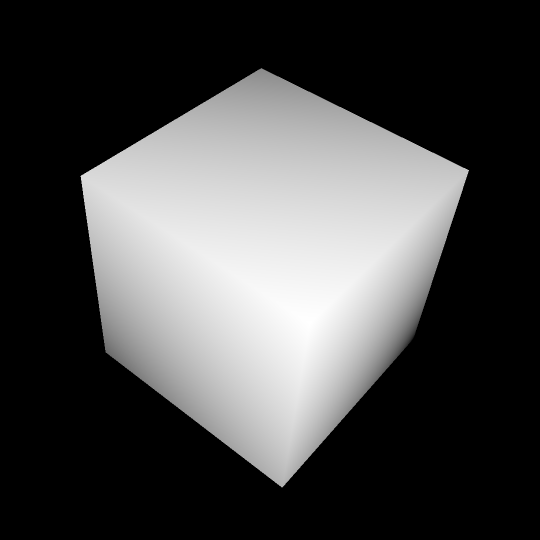
#> input picture assets/depthmap.png, 1080 x 1080 px (shown at 1/2 size)
$ python magic.py
#> lines starting #> are read from the running program, lines starting #| are printed output that depends on the picture
import os
import argparse
import numpy as np
import logging
import matplotlib.pyplot as plt
from math import floor

LOGLEVEL = os.environ.get('LOGLEVEL', 'WARNING').upper()
logging.basicConfig(level=LOGLEVEL)

plt.rcParams['figure.dpi'] = 150

def init_args():
    "Initializes command line arguments."
    parser = argparse.ArgumentParser(
                    prog='Autostereogram',
                    description='Creates an autostereogram from a depthmap and a pattern.',
                    epilog='Enjoy the program! :)')

    parser.add_argument('-p', '--pattern', type=str, default='assets/pattern.png')
    parser.add_argument('-d', '--depthmap', type=str, default='assets/depthmap.png')
    parser.add_argument('-s', '--shift', type=float, default=0.2)
    parser.add_argument('-c', '--columns', type=int, default=6)
    parser.add_argument('-i', '--invert', action='store_true')
    parser.add_argument('-o', '--output', type=str, default='result.png')
    return parser.parse_args()


def display(img, colorbar=False):
    "Displays an image."
    plt.figure(figsize=(10, 10))
    if len(img.shape) == 2:
        logging.info("Image is grayscale.")
        i = plt.imshow(img, cmap='gray')
    else:
        logging.info("Image is color.")
        # show color image
        i = plt.imshow(img)

    if colorbar:
        logging.info("Showing colorbar...")
        plt.colorbar(i, shrink=0.5, label='depth')

    logging.info("Showing tight layout...")
    plt.tight_layout()

def rescale(img, factor:float):
    "Rescales an image by a factor."
    rows = img.shape[0]
    cols = img.shape[1]
    new_rows = int(rows * factor)
    new_cols = int(cols * factor)
    return np.array([[img[int(r/factor), int(c/factor)] for c in range(new_cols)] for r in range(new_rows)])


def normalize(depthmap):
    "Normalizes values of depthmap to [0, 1] range."
    if depthmap.max() > depthmap.min():
        return (depthmap - depthmap.min()) / (depthmap.max() - depthmap.min())
    else:
        return depthmap

def histogram(img):
    counts, bins = np.histogram(img)
    plt.hist(bins[:-1], bins, weights=counts)

def autostereogram(depthmap, pattern, shift_amplitude=0.1, invert=False):
    "Creates an autostereogram from depthmap and pattern."
    depthmap = normalize(depthmap)
    if invert:
        depthmap = 1.0 - depthmap

    pattern_width = pattern.shape[1]
    autostereogram = np.zeros((*depthmap.shape, pattern.shape[2]), dtype=pattern.dtype)
    # row
    for r in np.arange(autostereogram.shape[0]):
        # column
        for c in np.arange(autostereogram.shape[1]):
            # autostereogram[r, c] = pattern[r % pattern.shape[0], c % pattern_width]
            # if column is within pattern, copy pattern
            if c < pattern_width:
                autostereogram[r, c] = pattern[r % pattern.shape[0], c]
            # else, shift pattern
            else:
                # shift is proportional to depthmap value
                shift = int(depthmap[r, c] * shift_amplitude * pattern_width)
                # copy shifted pattern from the previous column
                autostereogram[r, c] = autostereogram[r, c - pattern_width + shift]

    return autostereogram

def load_file(filename):
    "Loads a depthmap from a file."
    return plt.imread(filename)

def save_file(filename, img):
    "Saves an image to a file."
    plt.imsave(filename, img)

try:
    args = init_args()

    depthmap = load_file(args.depthmap)[:, :, 0]
#> in load_file, returned value is the input picture: shape (1080, 1080, 3) float32; min 0, max 1, mean 0.282
    depthmap_width = depthmap.shape[1]
#> depthmap_width = 1080
    # display(depthmap, colorbar=True)

    pattern = load_file(args.pattern)
#> call 2 of load_file, with filename = 'assets/pattern.png'
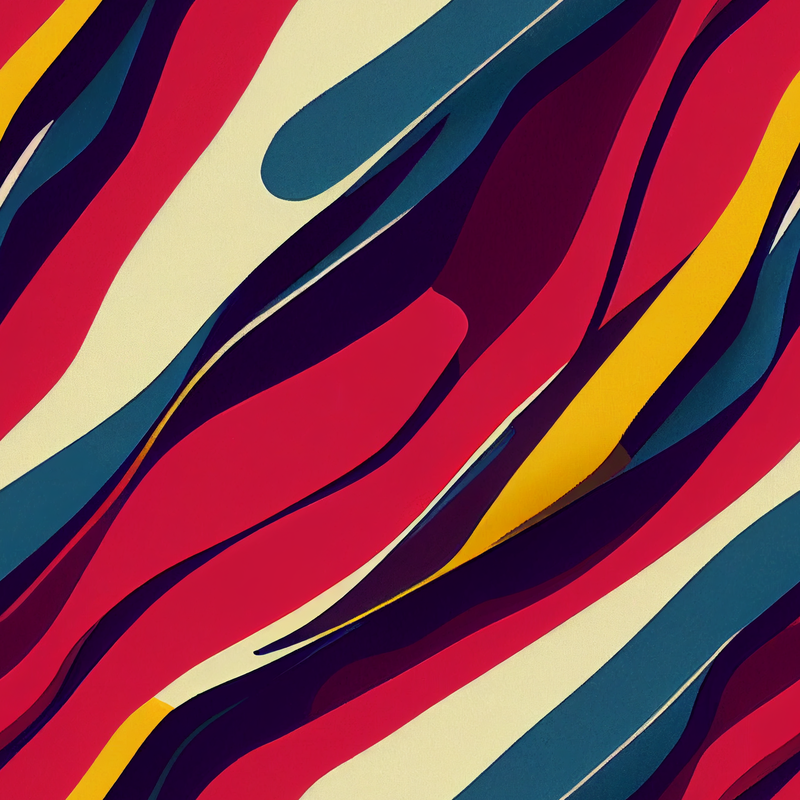
#> input picture assets/pattern.png, 800 x 800 px
#> in load_file, returned value is the input picture: shape (800, 800, 3) float32; mean R, G, B 0.505, 0.234, 0.29
    pattern_width = pattern.shape[1]
#> pattern_width = 800

    columns = args.columns
    scale = floor(pattern_width/columns)/pattern_width
#> scale = 0.166
    pattern = rescale(pattern, scale)
#> in rescale, `return np.array([[img[int(r/factor), int(c/factor)] for c in range(new..`:
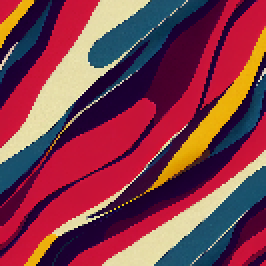
#> returned value: shape (133, 133, 3) float32 (shown 2 times larger); mean of channels 0, 1, 2 0.505, 0.233, 0.29; drawn as R, G, B
    # display(pattern)

    img = autostereogram(depthmap, pattern, args.shift, args.invert)
#> after the loop in autostereogram, `for r in np.arange(autostereogram.shape[0]):`:
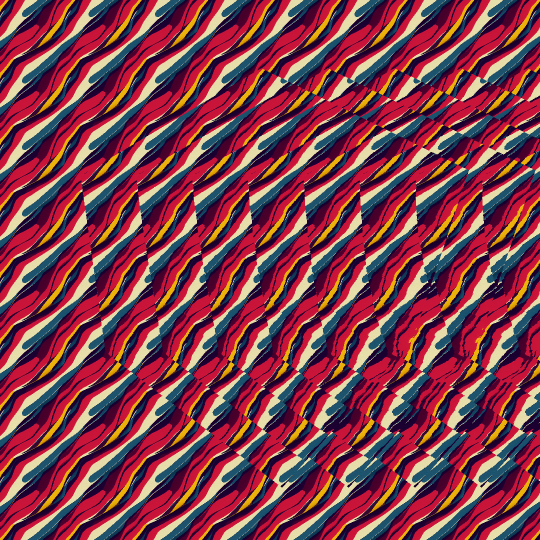
#> autostereogram: shape (1080, 1080, 3) float32 (shown at 1/2 size); mean R, G, B 0.501, 0.233, 0.289
    display(img)

    save_file(args.output, img)

except Exception as e:
    logging.error(e)

plt.show()
